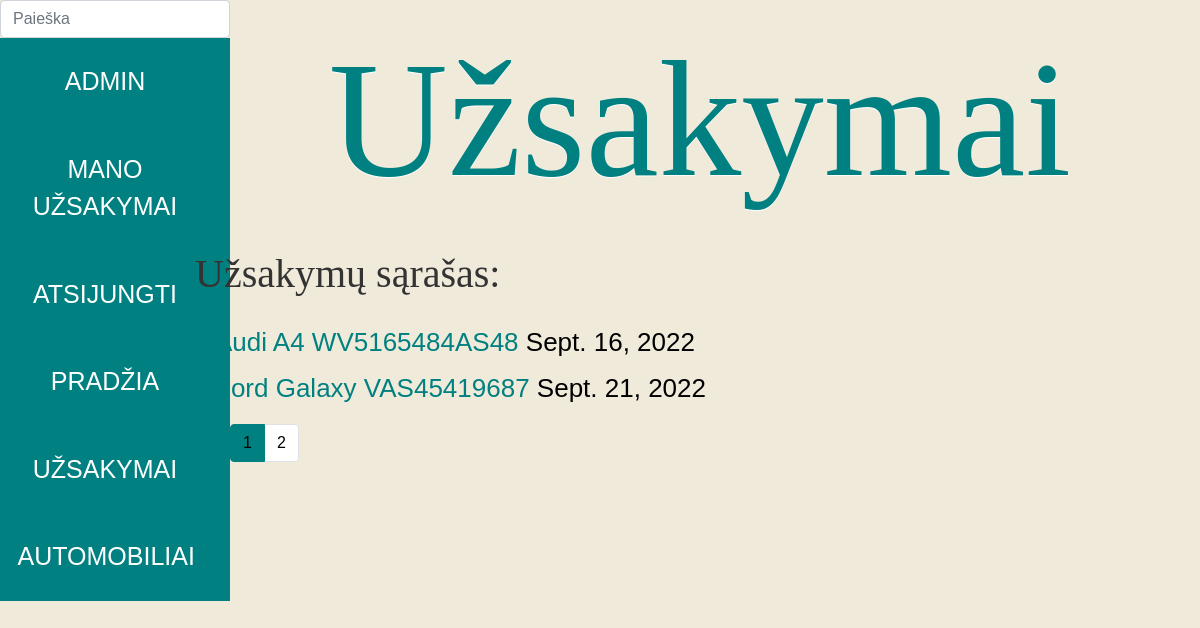
/autoservice/orders/ (signed in), run on the app's committed database.
### autoservice/models.py (models this page shows, shortened)
class Uzsakymas(models.Model):
    data = models.DateField("Data", null=True, blank=True)
    automobilis_id = models.ForeignKey(
        "Automobilis", on_delete=models.SET_NULL, null=True
    )
    suma = models.FloatField("Suma", max_length=200)
    grazinimas = models.DateField("Bus įvykdyta", null=True, blank=True)
    UZSAKYMO_STATUS = (
        ("p", "Priimtas"),
        ("v", "Vykdomas"),
        ("i", "Įvykdytas"),
        ("a", "Atmestas"),
    )
    status = models.CharField(
        max_length=1,
        choices=UZSAKYMO_STATUS,
        blank=True,
        default="p",
        help_text="Statusas",
    )
    vartotojas = models.ForeignKey(User, on_delete=models.SET_NULL, null=True, blank=True)
    class Meta:
        verbose_name = "Užsakymas"
        verbose_name_plural = "Užsakymai"

class Automobilis(models.Model):
    valstybinis_nr = models.CharField("Valstybinis_NR", max_length=7)
    automobilio_modelis_id = models.ForeignKey(
        "AutomobilioModelis", on_delete=models.SET_NULL, null=True
    )
    VIN_kodas = models.CharField(
        "VIN_kodas", max_length=200, help_text="Įveskite VIN kodą"
    )
    klientas = models.CharField("Klientas", max_length=200)
    nuotrauka = models.ImageField("Nuotrauka", upload_to="auto_nuotraukos", null=True)
    aprasymas = HTMLField()
    class Meta:
        verbose_name = "Automobilis"
        verbose_name_plural = "Automobiliai"
    def __str__(self):
        return f"{self.automobilio_modelis_id} {self.VIN_kodas}"

class AutomobilioModelis(models.Model):
    marke = models.CharField(
        "Markė", max_length=50, help_text="Įveskite automobilio markę"
    )
    modelis = models.CharField(
        "Modelis", max_length=50, help_text="Įveskite automobilio modelį"
    )
    class Meta:
        verbose_name = "Automobilio modelis"
        verbose_name_plural = "Automobilių modeliai"
    def __str__(self):
        return f"{self.marke} {self.modelis}"

### autoservice/views.py (the view)
# urls.py: path("orders/", views.OrdersListView.as_view(), name="orders_link"),
class OrdersListView(generic.ListView):
    model = Uzsakymas
    paginate_by = 2
    template_name = "order_list.html"

### autoservice/templates/order_list.html
{% extends "base.html" %}
{% block content %}
<div class="cars">
<h1>Užsakymai</h1>
<p style="margin-top: 60px; margin-left: -20px">Užsakymų sąrašas:</p>
{% if uzsakymas_list %}
<ul>
    {% for order in uzsakymas_list %}
    <li><span class="text-wrapper">
        <a href="{{ order.id }}" style="color: #008080;">{{ order.automobilis_id }}</a> {{ order.data }}
    </span></li>
    {% endfor %}
</ul>
{% else %}
    <p>Užsakymų nėra</p>
{% endif %}
</div>
<div class="container puslapiai">
    <nav aria-label="...">
        {% if page_obj.has_other_pages %}
            <ul class="pagination">
                {% for i in page_obj.paginator.page_range %}
                    {% if page_obj.number == i %}
                        <li class="page-item active">
                            <a class="page-link"> {{ i }}</a>
                        </li>
                    {% else %}
                    <li class="page-item">
                        <a class="page-link" href="?page={{ i }}">{{ i }}</a>
                    </li>
                    {% endif %}
                {% endfor %}
            </ul>
        {% endif %}
    </nav>
</div>
{% endblock %}

### autoservice/templates/base.html (shortened to what this page needs)
<!DOCTYPE html>
<html lang="en">
<head>
  <link rel="stylesheet" href="https://stackpath.bootstrapcdn.com/bootstrap/4.1.3/css/bootstrap.min.css">
  {% load static %}
  <link rel="stylesheet" href="{% static 'css/styles.css' %}">
</head>
<body class="body">
  <div class="area" >
    <ul class="circles">
    </ul>
    <div class="container-fluid">
      <div class="row">
        <div class="col-sm-2">
        {% block sidebar %}
          <ul class="sidebar-nav">
            <li>
            <form style="margin-left: 20px; width: 230px;" action="{% url 'search_link' %}" method="get">
              <input name="query" class="form-control" type="text" placeholder="Paieška">
            </form>
            </li>
              {% if user.is_authenticated %}
            <li><a href="#">
            {{ user.get_username }}</a></li>
            <li><a href="{% url 'my-orders' %}">Mano užsakymai</a></li>
            <li><a href="{% url 'logout'%}">Atsijungti</a></li>
          {% else %}
            <li><a href="{% url 'login'%}?next={{request.path}}">Prisijungti</a></li>
            <li><a href="#">Registruotis</a></li>
          {% endif %}
            <li><a href="{% url 'index' %}">Pradžia</a></li>
            <li><a href="{% url 'orders_link' %}">Užsakymai</a></li>
            <li><a href="{% url 'cars' %}">Automobiliai</a></li>
          </ul>
       {% endblock %}
        </div>
        <div class="col-sm-10">{% block content %}{% endblock %}</div>
      </div>
    </div>
  </div >
</body>
</html>

### autoservice/static/css/styles.css (style rules this page uses)
ul { color: #008080; }
li::marker { font-size: 2rem; font-weight: bolder; }
.text-wrapper { color: black; font-size: 26px; }
.page-item.active .page-link { background: #008080; border-color: #008080; color:black; }
.page-link { color:black; }
.cars h1 { color: #008080; font-family: "Great Vibes", cursive; font-size: 165px; line-height: 160px; font-weight: normal; margin-bottom: 0px; margin-top: 40px; text-align: center; text-shadow: 0 1px 1px #fff; }
.cars p { color: #333333; font-family: Georgia, serif; font-size: 40px; line-height: 28px; margin: 0 0 28px 20px; }
.sidebar-nav { margin-left: -35px; list-style: none; }
.sidebar-nav li { text-align: center; width: 200px; }
.sidebar-nav a { display: inline-block; width: 250px; font-size: 25px; background-color: #008080; color: white; padding: 1em 1.5em; text-decoration: none; text-transform: uppercase; }
* { margin: 0px; padding: 0px; }
body { font-family: 'Exo', sans-serif; }
.area { background: #F0EADA; background: -webkit-linear-gradient(to left, #8f94fb, #4e54c8); width: 100%; height:100vh; }
.circles { position: absolute; top: 0; left: 0; width: 100%; height: 100%; overflow: hidden; }
* { margin: 0; padding: 0; }
html { background: url("https://dl.dropboxusercontent.com/u/159328383/background.jpg") no-repeat center center fixed; -webkit-background-size: cover; -moz-background-size: cover; -o-background-size: cover; background-size: cover; }
body { background: transparent; }
body, input, button { font-family: 'Source Sans Pro', sans-serif; }

### data on the page
Uzsakymas: automobilis_id "Audi A4 WV5165484AS48", data "Sept. 16, 2022"
Uzsakymas: automobilis_id "Ford Galaxy VAS45419687", data "Sept. 21, 2022"

### other printed values
{{ user.get_username }} "ADMIN"
{{ i }} "1"
{{ i }} "2"
